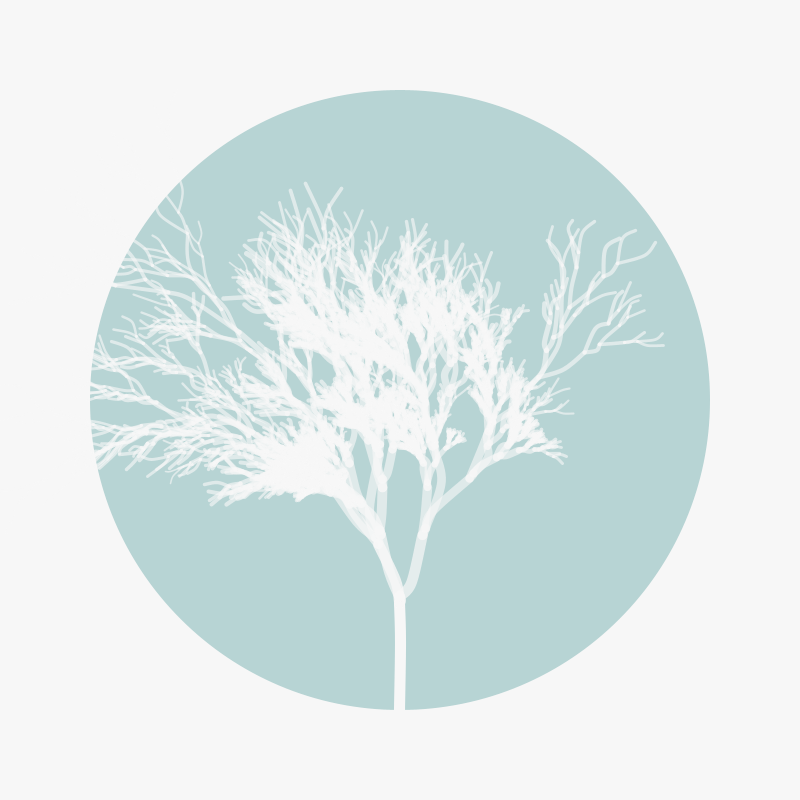
Frame 1 (no input)
Frame 60 (the mouse pressed at the canvas centre just before this capture): identical to frame 1, image omitted
Frame 120 (the mouse held since frame 60 and released just before this capture): identical to frame 1, image omitted

The Processing sketch that drew this single still picture (run headless with seeded random() and noise(); from frame 60 on, the mouse is pressed at the canvas centre):

// Processing sketch: lsystem_web
// ── lsystem_web.pde
/* OpenProcessing Tweak of *@*http://www.openprocessing.org/sketch/49814*@* */
/* !do not delete the line above, required for linking your tweak if you re-upload */
// Copyright by Diana Lange
// www.diana-lange.de
// http://www.flickr.com/photos/dianalange/

Tree t;
LSystem ls;

int mode = 0, iNum = 8;
int rad = 310;
float zoom = 1.0, totalHight = rad*2;
color eColor = color(178, 209, 209, 240);

void setup ()
{
  size (800, 800);
  smooth();
  createnewlSystem();
}

void draw ()
{
  background (247);

  noStroke();
  fill (eColor);
  ellipse (width/2, height/2, rad*2, rad*2);
  
translate ((float) t.getStartX()/(float) width*(width - zoom*width), ((float) t.getStartY()/(float) height)*(height - zoom*height)); 
 // translate ((float) t.getStartX()/(float) width*(width - zoom*width), 0); 
  scale (zoom);
  t.display();
}


void createnewlSystem ()
{
  switch (mode)
  {
  case 0: // tree
    Rule [] r = {
      new Rule("F", "FF"), 
      new Rule ("X", "F[+X]F[-X]+X")
      };
      RuleLib rl = new RuleLib (r, "X");
    ls = new LSystem (rl, iNum);
    t = new Tree (ls.getLSystem(), width/2, height/2+rad, 270, 20.0, 0.75, color (247));
    eColor = color(178, 209, 209, 240);
    break;

  case 1: // root
    Rule [] rr = {
      new Rule("F", "FF"), 
      new Rule ("X", "F-[[X]+X]+F[+FX]-X")
      };
      RuleLib rrl = new RuleLib (rr, "X");
    ls = new LSystem (rrl, iNum);
    t = new Tree (ls.getLSystem(), width/2, height/2-rad, 80, 22.5, 0.55, color (247));
    eColor = color(88, 78, 52, 210);
    break;
  }
  zoom = totalHight /  t.getHight();
 
}


// ── classLSystem.pde
class LSystem
{
  private RuleLib rl;
  private String s;
  LSystem (RuleLib rl, int it)
  {
    this.rl = rl;
    iterate (it);
  }

  public String getLSystem ()
  {
    return s;
  }

  private void iterate (int num)
  {
    String ts = rl.start;
    s = ts;
    for (int i = 0; i < num; i++)
    {
      int j = 0;
      while (j < ts.length ())
      {
        char c = ts.charAt (j);

        if (c != '[' && c != ']' && c != '-' && c!= '+')
        {
          String sc = str (c);
          for (int k = 0; k < rl.getRulz().length; k++)
          {
            if (sc.equals (rl.getRulz() [k].l))
            {
              if (ts.length() > 1)
              {
                String subbef = ts.substring (0, j);
                String subaft = ts.substring (j+1, ts.length());
                ts = subbef + rl.getRulz() [k].r + subaft;
                j+= rl.getRulz() [k].r.length()+1;
                k = rl.getRulz().length;
              }
              else 
              {
                ts = rl.getRulz() [k].r;
                j = ts.length();
                k = rl.getRulz().length;
              }
            }
          }
        }
        j++;
      }
      s = ts;
    }
  }
}


// ── classRulz.pde
class RuleLib
{
  private Rule [] rulz;
  public String start;
  RuleLib (Rule [] rulz, String start)
  {
    this.start = start;
    this.rulz = rulz;
  }
  
  public Rule [] getRulz ()
  {
    return rulz;
  }
  
  public void addRule (Rule r)
  {
    append (rulz, r);
  }
  
  public void removeRule ()
  {
    shorten (rulz);
  }
}

class Rule
{
  public String l, r; // l == lookup // r == replacement
  Rule (String l, String r)
  {
    this.r = r;
    this.l = l;
  }
}

// ── classTree.pde
class Tree
{
  private String input;
  private int startX, startY, angle0;
  private float angle, minSW;
  private ArrayList branches;
  private color cc;

  Tree (String input, int startX, int startY, int startAngle, float angle, float minSW, color cc)
  {
    //
    this.cc = cc;
    this.minSW = minSW;
    this.angle0 = startAngle;
    this.startX = startX;
    this.startY = startY;
    this.input = input;
    this.angle = angle;
    branches = new ArrayList();
    createBranches();
  }

  public float getAngle ()
  {
    return angle0;
  }

  public float getHight ()
  {
    float high = (float) (startY+cos (radians (angle0))*rad);
    Branch b;
    for (int i = 0; i < branches.size(); i++)
    {
      b = (Branch) branches.get (i);
      if (angle0 > 180 && b.getEndPointY() < high) high = b.getEndPointY();
      if (angle0 <= 180 && b.getEndPointY() > high) high = b.getEndPointY();
    } 
    return abs (startY - high);
  }

  public int getStartX ()
  {
    return startX;
  }

  public int getStartY ()
  {
    return startY;
  }

  public void update ()
  {
    branches.clear();
    createBranches();
  }

  public void display ()
  {   
    Branch b;

    for (int i = 0; i < branches.size(); i++)
    {
      b = (Branch) branches.get (i);
      b.display();
    }
  }

  private void createBranches ()
  {

    ArrayList savePoints = new ArrayList();
    float totalAngle = angle0, x = startX, y = (float) startY, l = 3.5, sw = 5.0, startAngle = totalAngle, oldAngle = startAngle, a = 255.0;

    for (int i = 0; i < input.length(); i++)
    {
      char c = input.charAt (i);


      switch (c)
      {
      case 'F':
        // Linie zeichnen
        float nextX = x + cos (radians (totalAngle)) * l;
        float nextY = y + sin (radians (totalAngle)) * l;

        if (branches.size() == 0 || totalAngle != oldAngle)
        {
          float [] [] points = new float [2] [2];
          points [0] [0] = x;
          points [0] [1] = y;
          points [1] [0] = nextX;
          points [1] [1] = nextY;

          branches.add (new Branch (points, sw, totalAngle, angle, a, cc));
          if (sw > 0.5 ) sw *= random (minSW, 0.9999);
          a *= random (0.8, 0.99999);
          if (a < 160) a = 160;
        }
        else
        {
          Branch b = (Branch) branches.get(branches.size()-1);
          b.updateEnd (nextX, nextY);
        }
        l*= random (0.75, 1.25);

        x = nextX;
        y = nextY;
        oldAngle = totalAngle;
        break;
      case '+':
        //rechts drehen
        totalAngle -= random (angle/1.5, angle*1.2);
        break;
      case '-':
        //links drehen
        totalAngle += random (angle/1.5, angle*1.2);
        break;
      case '[':
        // add save point
        savePoints.add (new SavePos (x, y, totalAngle, l, sw, a));
        break;
      case ']':
        if (savePoints.size() != 0)
        {
          SavePos p = (SavePos) savePoints.get (savePoints.size() > 0 ? savePoints.size()-1 : 0);
          x = p.x;
          y = p.y;
          totalAngle = p.angle;
          l = p.l;
          sw = p.sw;
          a = p.a;
          savePoints.remove(savePoints.size()-1);
        }
        // return to save point
        break;
      }
    }

    savePoints.clear();
  }
}

class Branch
{
  private float [] [] points;
  private float sw, angle, angleDist, a;
  private color c;
  Branch (float [] [] points, float sw, float angle, float angleDist, float a, color c)
  {
    this.c = c;
    this.a = a;
    this.angle = angle;
    this.angleDist = angleDist;
    this.sw = sw;
    this.points = new float [points.length] [2];
    arrayCopy (points, this.points);
    createMiddlePoints(1);
  }

  public float getEndPointX()
  {
    return points[points.length-1] [0];
  }

  public float getEndPointY()
  {
    return points[points.length-1] [1];
  }

  private void createMiddlePoints (int i)
  {
    float dis = dist ( points [0] [0], points [0] [1], points [points.length-1] [0], points [points.length-1] [1]);
    float mangle = random (-angleDist, angleDist);
    float m = random (0.25, 0.75);

    float [] [] temp = new float [points.length+i] [2];
    temp [0] [0] = points [0] [0];
    temp [0] [1] = points [0] [1];
    temp [1] [0] = temp [0] [0] + cos (radians (angle + mangle)) * dis * m;
    temp [1] [1] = temp [0] [1] + sin (radians (angle + mangle)) * dis * m;
    temp [temp.length-1] [0] = points [points.length-1] [0];
    temp [temp.length-1] [1] = points [points.length-1] [1];
    //println (temp [1] [0]);
    points = new float [temp.length] [2];
    arrayCopy (temp, points);
  }

  public void updateEnd (float x, float y)
  {
    points[points.length-1] [0] = x;
    points[points.length-1] [1] = y;
    createMiddlePoints(0);
  }

  public float [] [] getPoints ()
  {
    return points;
  }

  public color getColor ()
  {
    return color (red(c), green (c), blue (c), a);
  }

  public float getSW ()
  {
    return sw;
  }

  public void display ()
  {
    noFill();
    stroke (red(c), green (c), blue (c), a);
    strokeWeight (sw);
    beginShape();
    for (int i = 0; i < points.length; i++)
    {
      curveVertex (points[i] [0], points[i] [1]);
      if (i == 0 || i == points.length-1) curveVertex (points[i] [0], points[i] [1]);
    }
    endShape();
  }
}

class SavePos
{
  public float x, y, angle, l, sw, a;
  SavePos (float x, float y, float angle, float l, float sw, float a)
  {
    this.a = a;
    this.sw = sw;
    this.x = x;
    this.y = y;
    this.angle = angle;
    this.l = l;
  }
}
